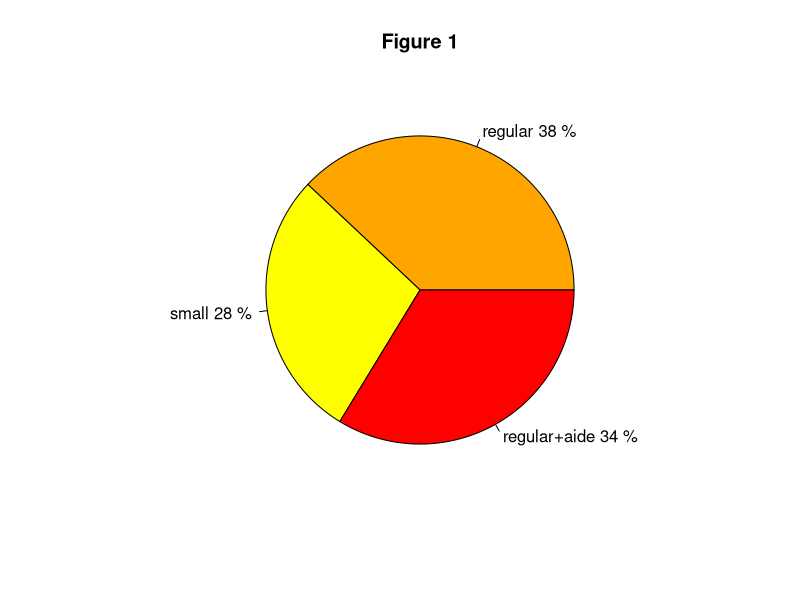
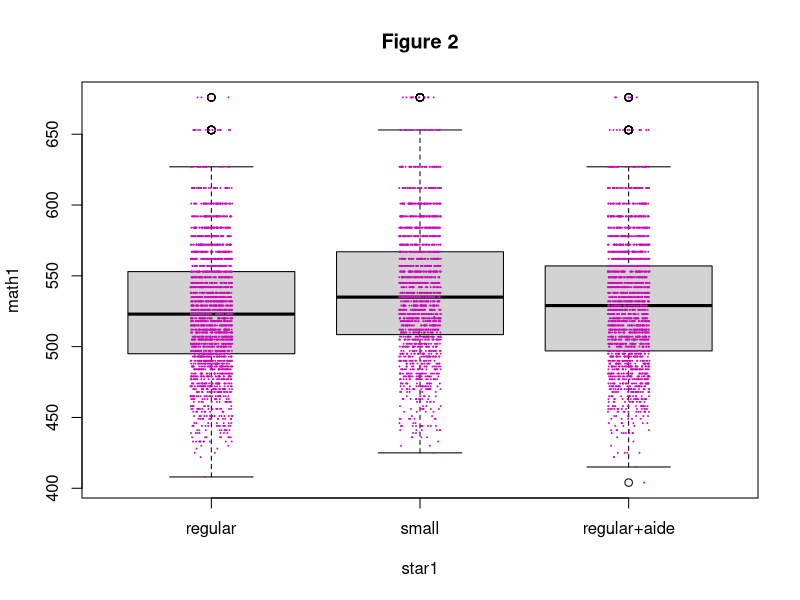
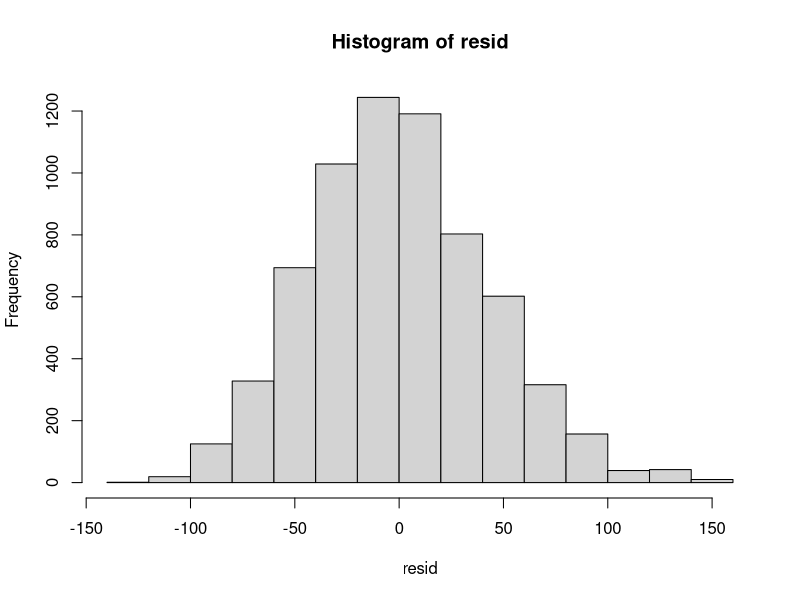
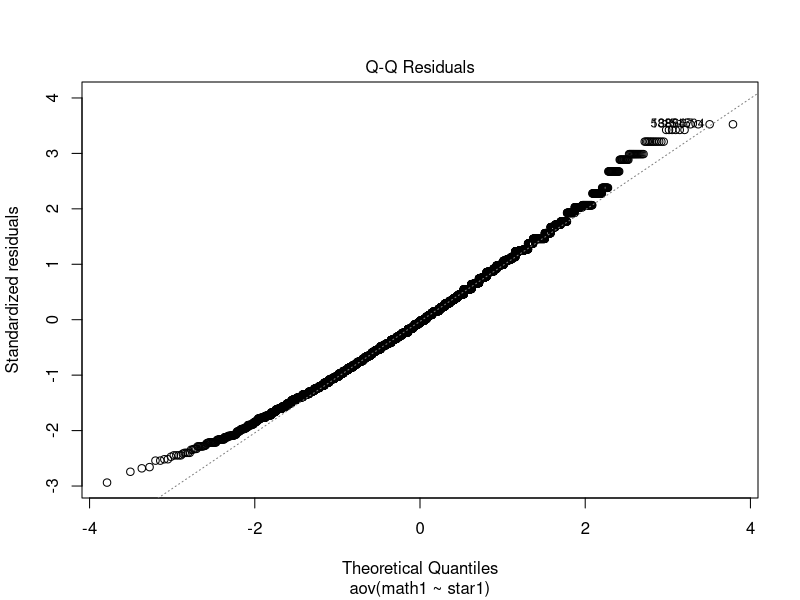

Here is the R script that generated these plots, in order:
## ---- chunk 1
knitr::opts_chunk$set(echo=FALSE,message=FALSE,warning=FALSE)
## ---- chunk 2
library(AER)
data("STAR")
data0<-STAR[,c(5,13)]
data<-na.omit(data0)
Y1<-data[which(data$star1=="small"),]
Y2<-data[which(data$star1=="regular"),]
Y3<-data[which(data$star1=="regular+aide"),]
## ---- chunk 3
# factor: piechart
label<-paste(c("regular","small","regular+aide"),round(100*table(data$star1)/6600),"%",sep=" ")
pie(table(data$star1),label=label,col=c("orange","yellow","red"),main="Figure 1")
## ---- chunk 4
boxplot(math1~star1,data=data,main="Figure 2")
stripchart(math1~star1, vertical = TRUE, data = data, 
    method = "jitter", add = TRUE, pch = 20,cex=0.1, col = 6)

## ---- chunk 5
# sum stat
# function sumstat
sumstat<-function(x){
  if(is.null(dim(x))==T){
    min=min(x)
    max=max(x)
    mean=mean(x)
    median=median(x)
    var=var(x)
    list(min=min,max=max,mean=mean,median=median,var=var)
  } else{
    min<-NULL 
    max<-NULL
    mean<-NULL
    median<-NULL
    var<-NULL
  for (i in 1:dim(x)[2]){
    min[i]=min(x[,i])
    max[i]=max(x[,i])
    mean[i]=mean(x[,i])
    median[i]=median(x[,i])
    var[i]=var(x[,i])
  }
    list(min=min,max=max,mean=mean,median=median,var=var)
  }
}

## ---- chunk 6
sumstat0<-sumstat(data$math1)
sumstat1<-sumstat(Y1$math1)
sumstat2<-sumstat(Y2$math1)
sumstat3<-sumstat(Y3$math1)
name<-c("min","max","mean","median","variance")
sum<-c(sumstat0$min,sumstat0$max,sumstat0$mean,sumstat0$median,sumstat0$var)
sum1<-c(sumstat1$min,sumstat1$max,sumstat1$mean,sumstat1$median,sumstat1$var)
sum2<-c(sumstat2$min,sumstat2$max,sumstat2$mean,sumstat2$median,sumstat2$var)
sum3<-c(sumstat3$min,sumstat3$max,sumstat3$mean,sumstat3$median,sumstat3$var)
library(ggplot2)
library(gridExtra)
library(grid)
table<-as.data.frame(rbind(sum,sum1,sum2,sum3))
library(knitr)
library(kableExtra)
names(table)<-name
kable_styling(kable(table,caption="Table 1"),bootstrap_options = "striped", full_width = F)
#grid.table(table)

## ---- chunk 7
## one-way ANOVA

 # H0: three class has equal mean
fit.aov<-aov(math1~star1,data=data)
summary(fit.aov)
 # reject: three class not all equal

Star1<-c(2,195075,97538,53.33,"<2e-16")
Resid<-c(6597,12065523,1829," "," ")
Total<-c(6599,12260598," "," "," ")
table.aov<-as.data.frame(rbind(Star1,Resid,Total))
names(table.aov)<-c("df","SS","MS","F-value","P-value")
kable_styling(kable(table,caption="Table.AOV"),bootstrap_options = "striped", full_width = F)
## ---- chunk 8
# contrast
v=c(1,-0.5,-0.5)
Ybar=c(538.6777,525.2744,529.6251)
mse=1829
#mean.tmp=fit.aov$coefficients
ns=as.numeric(table(data$star1))
diff.sd=sqrt(sum(v^2/ns)*mse)
alpha=0.01

# pairs
comb.mat<-matrix(0,nrow=3,ncol=3)
comb.mat[1,]=c(1,-1,0)
comb.mat[2,]=c(1,0,-1)
comb.mat[3,]=c(0,1,-1)
diff = numeric(dim(comb.mat)[1])
diff.sd2=diff
mean.tmp=fit.aov$coefficients
mean.tmp[1]=0
for(i in 1:length(diff)){
  diff[i]=sum(comb.mat[i,]*mean.tmp)
  diff.sd2[i]=sqrt(sum(comb.mat[i,]^2/ns)*mse)
}

## ---- chunk 9
# Bonferroni
m=3
B.stat<-qt(1-alpha/(2*m),fit.aov$df.residual)
B.stat #2.3945
## ---- chunk 10
# Tukey
T.stat<-qtukey(1-alpha,nmeans=length(fit.aov$coefficients),df=fit.aov$df.residual)/sqrt(2)
T.stat #2.3442
## ---- chunk 11
# Scheffe
S.stat=sqrt((length(fit.aov$coefficients)-1)*qf(1-alpha,length(fit.aov$coefficients)-1,fit.aov$df.residual))
S.stat #2.4483
## ---- chunk 12
table.stats<-c(B.stat,T.stat,S.stat)
names(table.stats)<-c('Bonferroni', 'Tukey', 'Scheffe')
table.stats
## ---- chunk 13

# CI by Scheffe
Lhat<-sum(v*Ybar)
S.CI=c("1st confidence interval",Lhat+c(-1,1)*S.stat*diff.sd);
names(S.CI)<-c(" ","lower","upper");
S.CI=t(S.CI);
kable_styling(kable(S.CI,caption="Scheffe.Confidence Interval"),bootstrap_options = "striped", full_width = F)
#kable(S.CI,caption="Scheffe.Confidence Interval")
## ---- chunk 14
# CI by Bonferroni
B.CI=matrix(0,nrow=3,ncol=2);
for(i in 1:length(diff)){
  B.CI[i,]=diff[i]+c(-1,1)*B.stat*diff.sd2[i];
}
B.CI<-as.data.frame(B.CI);
names(B.CI)<-c("lower","upper");
B.CI=t(B.CI);
kable_styling(kable(B.CI,caption="Bonferroni.Confidence Interval"),bootstrap_options = "striped", full_width = F)
## ---- chunk 15
# CI by Tukey
T.CI=matrix(0,nrow=3,ncol=2);
for(i in 1:length(diff)){
  T.CI[i,]=diff[i]+c(-1,1)*T.stat*diff.sd2[i];
}
T.CI<-as.data.frame(T.CI)
names(T.CI)<-c("lower","upper")
T.CI=t(T.CI)
kable_styling(kable(T.CI,caption="Tuckey.Confidence Interval"),bootstrap_options = "striped", full_width = F)
## ---- chunk 16
library(multcomp)
test=bartlett.test(math1~star1,data=data)$p.value
## ---- chunk 17
test
## ---- chunk 18
resid<-fit.aov$residuals
hist(resid)
## ---- chunk 19
plot(fit.aov,which=2) #approx. normal: assumption holds
## ---- chunk 20
print(sessionInfo(), local = FALSE)
